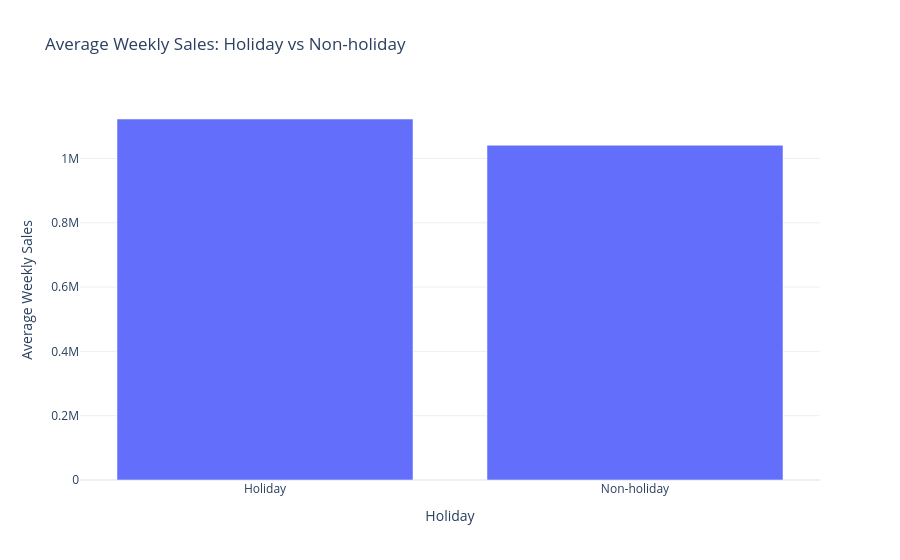

Notebook source saved alongside this figure:
### Code cell
# Figure 6 — Holiday comparison
holiday_plot = (
    df.assign(Holiday=df["Holiday_Flag"].map({0:"Non-holiday",1:"Holiday"}))
      .groupby("Holiday", as_index=False)["Weekly_Sales"].mean()
)
fig = px.bar(holiday_plot, x="Holiday", y="Weekly_Sales",
             title="Average Weekly Sales: Holiday vs Non-holiday",
             labels={"Weekly_Sales":"Average Weekly Sales"})
fig.update_layout(template="plotly_white")
fig.show()

### Figure 1 — Plotly figure (JSON) as saved in the notebook; plotly's stock layout.template omitted (floating-point values rounded to 4 significant figures)
{"data": [{"hovertemplate": "Holiday=%{x}<br>Average Weekly Sales=%{y}<extra></extra>", "legendgroup": "", "marker": {"color": "#636efa", "pattern": {"shape": ""}}, "name": "", "orientation": "v", "showlegend": false, "textposition": "auto", "type": "bar", "x": ["Holiday", "Non-holiday"], "xaxis": "x", "y": [1123000.0, 1041000.0], "yaxis": "y"}], "layout": {"barmode": "relative", "legend": {"tracegroupgap": 0}, "title": {"text": "Average Weekly Sales: Holiday vs Non-holiday"}, "xaxis": {"anchor": "y", "domain": [0, 1], "title": {"text": "Holiday"}}, "yaxis": {"anchor": "x", "domain": [0, 1], "title": {"text": "Average Weekly Sales"}}}}
